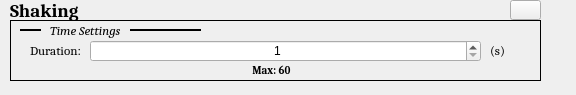
<?xml version="1.0" encoding="UTF-8"?>
<ui version="4.0">
 <class>Form</class>
 <widget class="QWidget" name="Form">
  <property name="geometry">
   <rect>
    <x>0</x>
    <y>0</y>
    <width>576</width>
    <height>95</height>
   </rect>
  </property>
  <property name="windowTitle">
   <string>Form</string>
  </property>
  <widget class="QLabel" name="label_2">
   <property name="geometry">
    <rect>
     <x>10</x>
     <y>0</y>
     <width>201</width>
     <height>21</height>
    </rect>
   </property>
   <property name="font">
    <font>
     <family>Cambria</family>
     <pointsize>14</pointsize>
     <weight>75</weight>
     <italic>false</italic>
     <bold>true</bold>
    </font>
   </property>
   <property name="frameShape">
    <enum>QFrame::NoFrame</enum>
   </property>
   <property name="frameShadow">
    <enum>QFrame::Sunken</enum>
   </property>
   <property name="lineWidth">
    <number>1</number>
   </property>
   <property name="text">
    <string>Shaking</string>
   </property>
  </widget>
  <widget class="QLabel" name="label_7">
   <property name="geometry">
    <rect>
     <x>20</x>
     <y>20</y>
     <width>21</width>
     <height>21</height>
    </rect>
   </property>
   <property name="font">
    <font>
     <family>Cambria</family>
     <pointsize>10</pointsize>
     <weight>50</weight>
     <italic>true</italic>
     <bold>false</bold>
    </font>
   </property>
   <property name="frameShape">
    <enum>QFrame::HLine</enum>
   </property>
   <property name="frameShadow">
    <enum>QFrame::Plain</enum>
   </property>
   <property name="lineWidth">
    <number>2</number>
   </property>
   <property name="text">
    <string/>
   </property>
  </widget>
  <widget class="QLabel" name="label_5">
   <property name="geometry">
    <rect>
     <x>130</x>
     <y>20</y>
     <width>71</width>
     <height>21</height>
    </rect>
   </property>
   <property name="font">
    <font>
     <family>Cambria</family>
     <pointsize>10</pointsize>
     <weight>50</weight>
     <italic>true</italic>
     <bold>false</bold>
    </font>
   </property>
   <property name="frameShape">
    <enum>QFrame::HLine</enum>
   </property>
   <property name="frameShadow">
    <enum>QFrame::Plain</enum>
   </property>
   <property name="lineWidth">
    <number>2</number>
   </property>
   <property name="text">
    <string/>
   </property>
  </widget>
  <widget class="QLabel" name="label_11">
   <property name="geometry">
    <rect>
     <x>30</x>
     <y>40</y>
     <width>71</width>
     <height>21</height>
    </rect>
   </property>
   <property name="font">
    <font>
     <family>Cambria</family>
     <pointsize>10</pointsize>
    </font>
   </property>
   <property name="frameShape">
    <enum>QFrame::NoFrame</enum>
   </property>
   <property name="frameShadow">
    <enum>QFrame::Sunken</enum>
   </property>
   <property name="lineWidth">
    <number>1</number>
   </property>
   <property name="text">
    <string>Duration: </string>
   </property>
  </widget>
  <widget class="QLabel" name="label_4">
   <property name="geometry">
    <rect>
     <x>50</x>
     <y>20</y>
     <width>81</width>
     <height>21</height>
    </rect>
   </property>
   <property name="font">
    <font>
     <family>Cambria</family>
     <pointsize>10</pointsize>
     <weight>50</weight>
     <italic>true</italic>
     <bold>false</bold>
    </font>
   </property>
   <property name="frameShape">
    <enum>QFrame::NoFrame</enum>
   </property>
   <property name="frameShadow">
    <enum>QFrame::Sunken</enum>
   </property>
   <property name="lineWidth">
    <number>1</number>
   </property>
   <property name="text">
    <string>Time Settings</string>
   </property>
  </widget>
  <widget class="QLabel" name="label_6">
   <property name="geometry">
    <rect>
     <x>10</x>
     <y>20</y>
     <width>531</width>
     <height>61</height>
    </rect>
   </property>
   <property name="font">
    <font>
     <family>Cambria</family>
    </font>
   </property>
   <property name="frameShape">
    <enum>QFrame::Panel</enum>
   </property>
   <property name="frameShadow">
    <enum>QFrame::Plain</enum>
   </property>
   <property name="lineWidth">
    <number>1</number>
   </property>
   <property name="text">
    <string/>
   </property>
  </widget>
  <widget class="QSpinBox" name="spinBox_2">
   <property name="geometry">
    <rect>
     <x>90</x>
     <y>40</y>
     <width>391</width>
     <height>22</height>
    </rect>
   </property>
   <property name="alignment">
    <set>Qt::AlignCenter</set>
   </property>
   <property name="minimum">
    <number>1</number>
   </property>
   <property name="maximum">
    <number>60</number>
   </property>
  </widget>
  <widget class="QLabel" name="label_14">
   <property name="geometry">
    <rect>
     <x>490</x>
     <y>40</y>
     <width>31</width>
     <height>21</height>
    </rect>
   </property>
   <property name="font">
    <font>
     <family>Cambria</family>
     <pointsize>10</pointsize>
    </font>
   </property>
   <property name="frameShape">
    <enum>QFrame::NoFrame</enum>
   </property>
   <property name="frameShadow">
    <enum>QFrame::Sunken</enum>
   </property>
   <property name="lineWidth">
    <number>1</number>
   </property>
   <property name="text">
    <string>(s)</string>
   </property>
  </widget>
  <widget class="QLabel" name="label_15">
   <property name="geometry">
    <rect>
     <x>250</x>
     <y>60</y>
     <width>61</width>
     <height>21</height>
    </rect>
   </property>
   <property name="font">
    <font>
     <family>Cambria</family>
     <pointsize>8</pointsize>
     <weight>75</weight>
     <bold>true</bold>
    </font>
   </property>
   <property name="frameShape">
    <enum>QFrame::NoFrame</enum>
   </property>
   <property name="frameShadow">
    <enum>QFrame::Sunken</enum>
   </property>
   <property name="lineWidth">
    <number>1</number>
   </property>
   <property name="text">
    <string> Max: 60</string>
   </property>
  </widget>
  <widget class="QPushButton" name="pushButton">
   <property name="geometry">
    <rect>
     <x>510</x>
     <y>0</y>
     <width>31</width>
     <height>20</height>
    </rect>
   </property>
   <property name="text">
    <string/>
   </property>
   <property name="icon">
    <iconset>
     <normaloff>x-mark-4-512.png</normaloff>x-mark-4-512.png</iconset>
   </property>
  </widget>
  <zorder>label_6</zorder>
  <zorder>label_2</zorder>
  <zorder>label_7</zorder>
  <zorder>label_5</zorder>
  <zorder>label_11</zorder>
  <zorder>label_4</zorder>
  <zorder>spinBox_2</zorder>
  <zorder>label_14</zorder>
  <zorder>label_15</zorder>
  <zorder>pushButton</zorder>
 </widget>
 <resources/>
 <connections/>
</ui>
